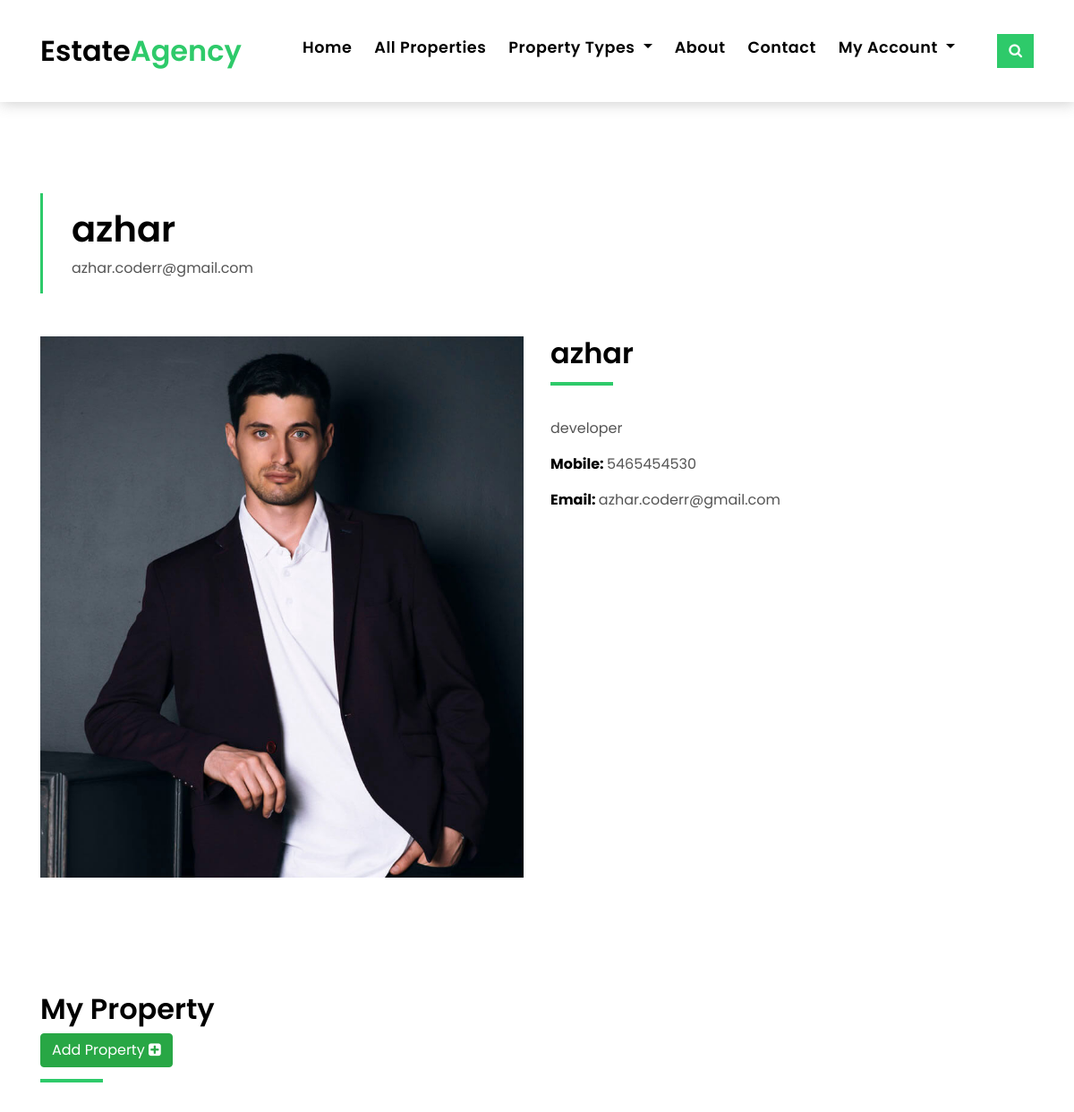
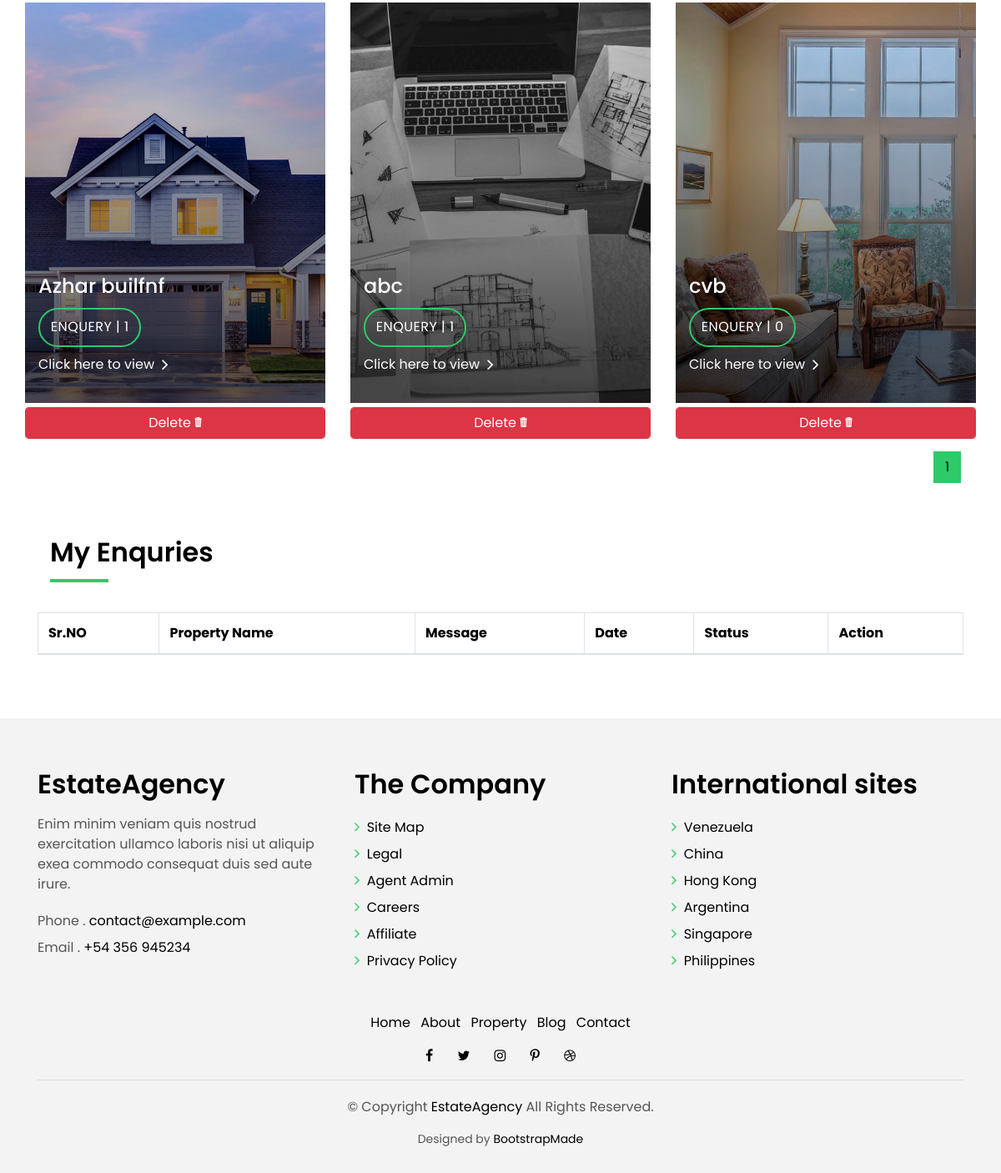
Page /profile.php (signed in) on the committed database (2 pictures, top to bottom).
### tables this page shows
CREATE TABLE `users` (
  `user_id` int(11) NOT NULL,
  `user_name` varchar(50) NOT NULL,
  `email` varchar(50) NOT NULL,
  `mobile` varchar(50) NOT NULL,
  `password` varchar(50) NOT NULL,
  `cpassword` varchar(50) NOT NULL,
  `description` varchar(255) NOT NULL,
  `user_image` varchar(255) NOT NULL,
  `status` int(11) NOT NULL,
  `added_on` datetime NOT NULL DEFAULT current_timestamp()
);

CREATE TABLE `properties` (
  `properties_id` int(11) NOT NULL,
  `cat_id` int(11) NOT NULL,
  `user_id` int(11) NOT NULL,
  `name` varchar(50) NOT NULL,
  `address` varchar(255) NOT NULL,
  `location` varchar(100) NOT NULL,
  `city` varchar(50) NOT NULL,
  `pincode` varchar(50) NOT NULL,
  `image` varchar(255) NOT NULL,
  `price` varchar(11) NOT NULL,
  `detials` text NOT NULL,
  `features` text NOT NULL,
  `area` varchar(50) NOT NULL,
  `rooms` int(11) NOT NULL,
  `bath` int(11) NOT NULL,
  `views` int(11) NOT NULL,
  `status` tinyint(4) NOT NULL,
  `added_on` datetime NOT NULL DEFAULT current_timestamp()
);

### profile.php (the view, shortened to what this page needs)
<?php
require('include/header.php');
$user_sid=$_SESSION['USER_ID'];
$per_page=3;
$start=0;
$current_page=1;
$record=mysqli_num_rows(mysqli_query($con,"select * from properties where user_id='$user_sid' and status=1 order by properties_id desc"));
$pagi=ceil($record/$per_page);
$sql.= "select * from properties where user_id='$user_sid' limit $start,$per_page";
$get_property=mysqli_query($con,$sql);
$edit="select * from users where user_id='$user_sid'";
 $user_sql=mysqli_query($con,$edit);
 $user_run=mysqli_fetch_array($user_sql);
?>
  <main id="main">
    <section class="intro-single">
      <div class="container">
        <div class="row">
          <div class="col-md-12 col-lg-8">
            <div class="title-single-box">
              <h1 class="title-single"><?php echo $user_run['user_name']; ?></h1>
              <span class="color-text-a"><?php echo $user_run['email']; ?></span>
            </div>
          </div>
        </div>
      </div>
    </section>
    <section class="agent-single">
      <div class="container">
        <div class="row">
          <div class="col-sm-12">
            <div class="row">
              <div class="col-md-6">
                <div class="agent-avatar-box">
                  <img src="Admin/media/user/<?php echo $user_run['user_image']; ?>" alt="" class="agent-avatar img-fluid">
                </div>
              </div>
              <div class="col-md-5 section-md-t3">
                <div class="agent-info-box">
                  <div class="agent-title">
                    <div class="title-box-d">
                      <h3 class="title-d"><?php echo $user_run['user_name']; ?>
                    </div>
                  </div>
                  <div class="agent-content mb-3">
                    <p class="content-d color-text-a">
                     <?php echo $user_run['description']; ?>
                     </p>
                    <div class="info-agents color-a">
                      <p>
                        <strong>Mobile: </strong>
                        <span class="color-text-a"> <?php echo $user_run['mobile']; ?></span>
                      </p>
                      <p>
                        <strong>Email: </strong>
                        <span class="color-text-a"> <?php echo $user_run['email']; ?></span>
                      </p>
                    </div>
                  </div>
                  </div>
              </div>
            </div>
          </div>
            <div class="col-md-12 section-t8">
            <div class="title-box-d">
              <h3 class="title-d">My Property</h3>
              <h4 ><a class="btn btn-success"href="property_manage.php?user_id=<?php echo $_SESSION['USER_ID']; ?>">Add Property  <i class="fa fa-plus-square" aria-hidden="true"></i></a></h4>
            </div>
            </div>
                <div class="row">
          <?php
              while($row=mysqli_fetch_assoc($get_property)){
                $id=$row['properties_id'];
                $get_enquiry_count="select * from enquries where properties_id=$id";
                $count_query=mysqli_query($con,$get_enquiry_count);
                $count_row=mysqli_num_rows($count_query);
               ?>
        <div class="col-sm-4">
            <div class="card-box-a card-shadow">
              <div class="img-box-a">
                <img src="Admin/media/properties/<?php echo $row['image']; ?>" alt="" class="img-a img-fluid">
              </div>
              <div class="card-overlay">
                <div class="card-overlay-a-content">
                  <div class="card-header-a">
                    <h2 class="card-title-a">
                      <a href="#"><?php echo $row['name']; ?>
                       </a>
                    </h2>
                  </div>
                  <div class="card-body-a">
                    <div class="price-box d-flex">
                        <span class="price-a">Enquery | <?php echo $count_row; ?></span>
                    </div>
                    <a href="profile_enquery.php?properties_id=<?php echo $row['properties_id']; ?>" class="link-a">Click here to view
                      <span class="ion-ios-arrow-forward"></span>
                    </a>
                  </div>
                </div>
              </div>
            </div>
            <a class="btn btn-danger form-control" style="margin-top: 5px;" href="profile.php?type=d&properties_id=<?php echo $row['properties_id']; ?>" class="link-a"> Delete
                      <span class="ion-ios-trash"></span>
            </a>
          </div>
            <?php    } ?>
</div>
</div>
<div style="margin-top: 15px" class="row">
          <div class="col-sm-12">
            <nav class="pagination-a">
              <ul class="pagination justify-content-end">
  <?php
  for($i=1;$i<=$pagi;$i++){
  if($current_page==$i){
    ?><li class="page-item active"><a class="page-link" href="javascript:void(0)"><?php echo $i?></a></li><?php
  }else{
  ?>
    <li class="page-item"><a class="page-link" href="?start=<?php echo $i?>"><?php echo $i?></a></li>
  <?php
  }
  ?>
  <?php } ?>
              </ul>
            </nav>
          </div>
        </div>
        <div class="col-md-12">
            <div class="row section-t3">
              <div class="col-sm-12">
                <div class="title-box-d">
                  <h3 class="title-d">My Enquries</h3>
                </div>
              </div>
            </div>
            <div class="row">
              <div class="card-body table-responsive p-0">
                <table class="table table-bordered table-hover text-nowrap">
                  <thead>
                    <tr>
                      <th>Sr.NO</th>
                      <th>Property Name</th>
                      <th>Message</th>
                      <th>Date</th>
                      <th>Status</th>
                      <th>Action</th>
                    </tr>
                  </thead>
                </table>
              </div>
      </div>
      </div>
    </section>
  </main>
<?php include('include/footer.php'); ?>
</body>
</html>

### assets/css/style.css (style rules this page uses)
body { font-family: 'Poppins', sans-serif; color: #555555; }
h1, h2, h3, h4, h5, h6 { color: #000000; }
a { color: #000000; transition: all .5s ease; }
.link-a { color: #ffffff; text-decoration: none; }
@media (min-width: 768px) { .link-a { font-size: .9rem; } }
@media (min-width: 992px) { .link-a { font-size: 1rem; } }
.link-a span { font-size: 18px; vertical-align: middle; margin-left: 5px; }
@media (min-width: 768px) { .link-a span { font-size: 1.5rem; } }
@media (min-width: 992px) { .link-a span { font-size: 18px; } }
.color-a { color: #000000; }
.color-text-a { color: #555555; }
.pagination-a .pagination .page-link { margin: 0 .2rem; border-color: transparent; padding: .5rem .8rem; color: #000000; }
.pagination-a .pagination .page-item:last-child .page-link { border-top-right-radius: 0; border-bottom-right-radius: 0; }
.pagination-a .pagination .page-item:first-child .page-link { border-top-left-radius: 0; border-bottom-left-radius: 0; }
.pagination-a .pagination .page-item.active .page-link { background-color: #2eca6a; }
.section-t8 { padding-top: 8rem; }
.section-t3 { padding-top: 3rem; }
.title-box-d { padding-bottom: 1.8rem; margin-bottom: 1rem; position: relative; }
.title-box-d .title-d { font-weight: 600; font-size: 2rem; }
.title-box-d .title-d:after { content: ''; position: absolute; width: 70px; height: 4px; background-color: #2eca6a; bottom: 20px; left: 0; }
.btn { transition: .5s ease; }
.intro-single { padding: 12rem 0 3rem; }
.intro-single .title-single-box { padding: 1rem 0 1rem 2rem; }
.intro-single .title-single-box { border-left: 3px solid #2eca6a; }
.intro-single .title-single-box .title-single { font-weight: 600; font-size: 2.2rem; }
@media (min-width: 768px) { .intro-single .title-single-box .title-single { font-size: 2.1rem; } }
@media (min-width: 992px) { .intro-single .title-single-box .title-single { font-size: 2.5rem; } }
.card-box-a, .card-box-b, .card-box-d { position: relative; overflow: hidden; -webkit-backface-visibility: hidden; backface-visibility: hidden; }
.card-box-a .img-a, .card-box-a .img-b, .card-box-b .img-a, .card-box-b .img-b { transition: .8s all ease-in-out; }
@media (min-width: 768px) { .card-box-a .price-a, .card-box-b .price-a { font-size: .9rem; } }
@media (min-width: 992px) { .card-box-a .price-a, .card-box-b .price-a { font-size: 1rem; } }
.card-overlay { position: absolute; width: 100%; height: 100%; top: 0; left: 0; }
.card-shadow { -webkit-backface-visibility: hidden; backface-visibility: hidden; }
.card-shadow:before { content: ' '; position: absolute; top: 0; left: 0; width: 100%; height: 100%; z-index: 1; background: linear-gradient(to bottom, rgba(0, 0, 0, 0) 0%, rgba(0, 0, 0, 0.2) 27%, rgba(0, 0, 0, 0.65) 90%); }
.card-overlay-a-content { transition: all .5s ease-in; position: absolute; width: 100%; bottom: 0px; z-index: 2; }
@media (min-width: 768px) { .card-overlay-a-content { bottom: -20px; } }
@media (min-width: 992px) { .card-overlay-a-content { bottom: 0px; } }
.card-header-a { padding: 0 1rem; }
.card-header-a .card-title-a { color: #ffffff; margin-bottom: 0; padding-bottom: .7rem; }
@media (min-width: 768px) { .card-header-a .card-title-a { font-size: 1.1rem; } }
@media (min-width: 992px) { .card-header-a .card-title-a { font-size: 1.5rem; } }
.card-header-a .card-title-a a { color: #ffffff; text-decoration: none; }
.card-body-a { z-index: 2; transition: all .5s ease-in; padding: 0rem 1rem 2rem 1rem; }
.card-body-a .price-box { padding-bottom: .5rem; }
.price-a { color: #ffffff; padding: .6rem .8rem; border: 2px solid #2eca6a; border-radius: 50px; text-transform: uppercase; letter-spacing: 0.030em; }

### profile.php (style rules this page uses)
table, th, td { border: 1px solid black; border-collapse: collapse; background-color: white; color: black; }
th, td { padding: 10px; text-align: left; }

### rows in the picture
users: user_name "azhar", email "azhar.coderr@gmail.com", user_image (picture), description "developer", mobile "5465454530"
properties: image (picture), name "Azhar builfnf", count_row "1"
properties: image (picture), name "abc", count_row "1"
properties: image (picture), name "cvb", count_row "0"
